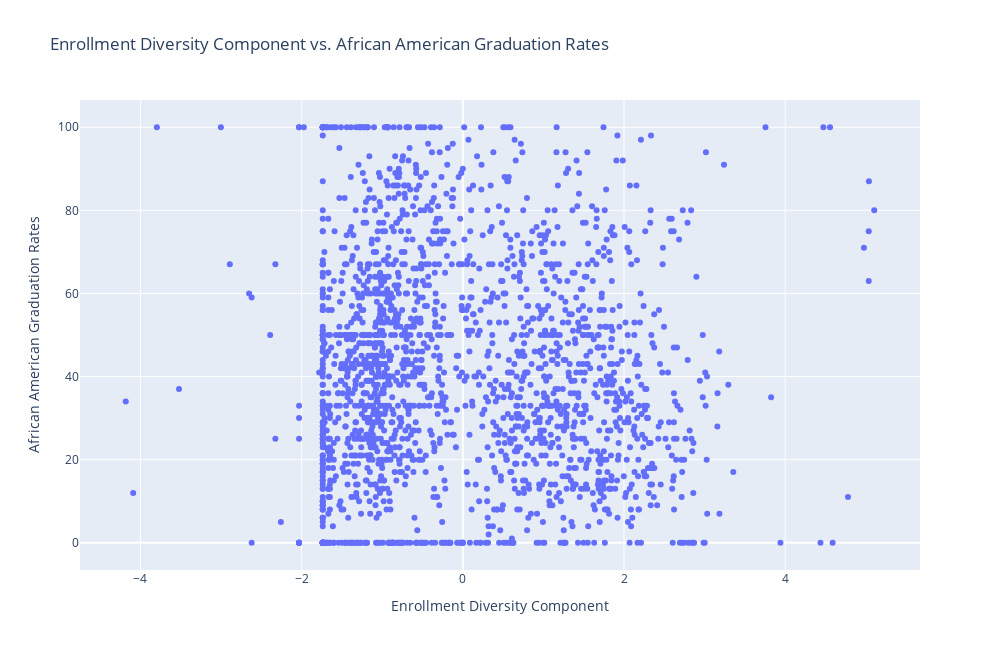

The cell this chart's notebook holds for it:
### Code cell
fig = go.Figure()

fig.add_trace(
    
    go.Scatter(
        x = component2.flatten(), y = y_black.to_numpy(), mode='markers'
    )
)

fig.update_layout(
    height = 650,
    width = 1000,
    xaxis = {
        "title": "Enrollment Diversity Component",
        
    },
    yaxis = {
        "title": "African American Graduation Rates"
    },
    title = "Enrollment Diversity Component vs. African American Graduation Rates"
)

fig.show()

### Figure 1 — Plotly figure (JSON) as saved in the notebook; plotly's stock layout.template omitted (floating-point values rounded to 4 significant figures; data arrays with more than 128 entries replaced by an {"elided": "..."} marker saying what was removed)
{"data": [{"mode": "markers", "type": "scatter", "x": {"elided": "2027 float values"}, "y": {"elided": "2027 int values"}}], "layout": {"height": 650, "title": {"text": "Enrollment Diversity Component vs. African American Graduation Rates"}, "width": 1000, "xaxis": {"title": {"text": "Enrollment Diversity Component"}}, "yaxis": {"title": {"text": "African American Graduation Rates"}}}}
